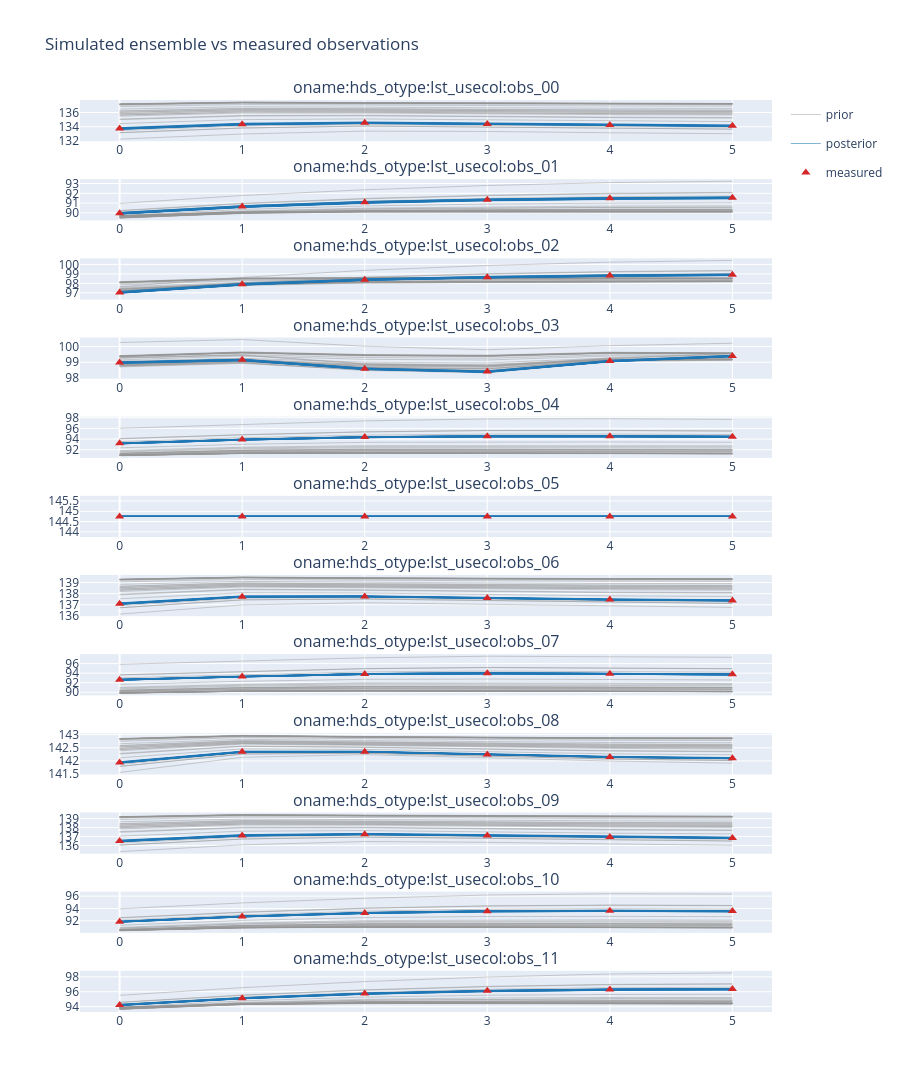

Notebook cell for this chart:
### Markdown cell above
## 5. Observed versus simulated

Grey is the prior ensemble, blue the posterior, red the measured heads. **What to look for:** the posterior (blue) spread should bracket the red markers -- close enough to fit, but not implausibly narrow.

### Code cell
if ies is not None:
    display(ies.plot_vs_obs())
